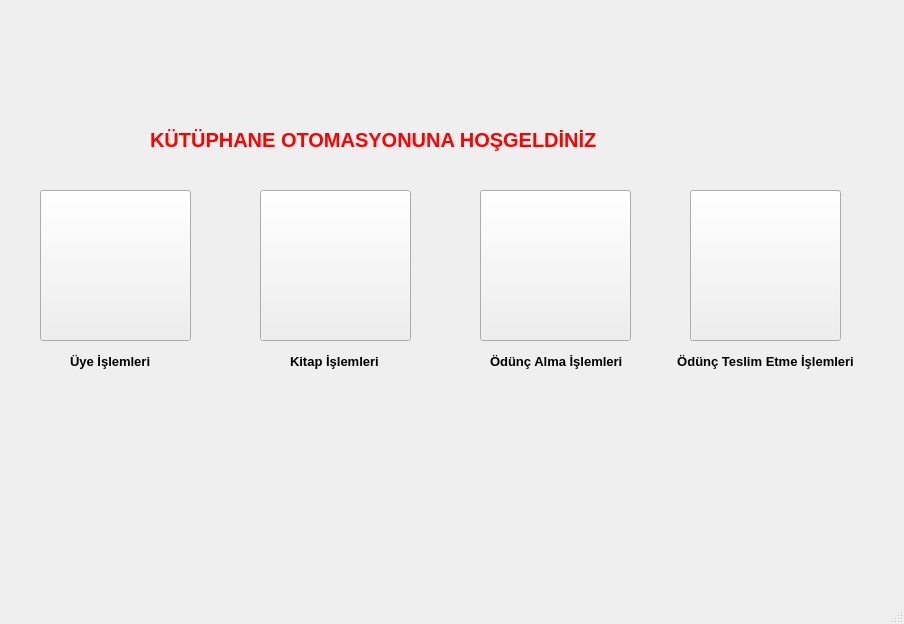
<?xml version="1.0" encoding="UTF-8"?>
<ui version="4.0">
 <class>MainWindow</class>
 <widget class="QMainWindow" name="MainWindow">
  <property name="geometry">
   <rect>
    <x>0</x>
    <y>0</y>
    <width>904</width>
    <height>624</height>
   </rect>
  </property>
  <property name="windowTitle">
   <string>MainWindow</string>
  </property>
  <widget class="QWidget" name="centralwidget">
   <widget class="QLabel" name="label_4">
    <property name="geometry">
     <rect>
      <x>490</x>
      <y>350</y>
      <width>172</width>
      <height>22</height>
     </rect>
    </property>
    <property name="font">
     <font>
      <pointsize>10</pointsize>
      <bold>true</bold>
     </font>
    </property>
    <property name="text">
     <string>Ödünç Alma İşlemleri</string>
    </property>
   </widget>
   <widget class="QPushButton" name="odunc_teslim_islemleri">
    <property name="geometry">
     <rect>
      <x>690</x>
      <y>190</y>
      <width>151</width>
      <height>151</height>
     </rect>
    </property>
    <property name="styleSheet">
     <string notr="true">image:url(:/new/image/odunc_2.jpg)</string>
    </property>
    <property name="text">
     <string/>
    </property>
   </widget>
   <widget class="QLabel" name="label">
    <property name="geometry">
     <rect>
      <x>150</x>
      <y>89</y>
      <width>550</width>
      <height>101</height>
     </rect>
    </property>
    <property name="palette">
     <palette>
      <active>
       <colorrole role="WindowText">
        <brush brushstyle="SolidPattern">
         <color alpha="255">
          <red>255</red>
          <green>0</green>
          <blue>0</blue>
         </color>
        </brush>
       </colorrole>
      </active>
      <inactive>
       <colorrole role="WindowText">
        <brush brushstyle="SolidPattern">
         <color alpha="255">
          <red>255</red>
          <green>0</green>
          <blue>0</blue>
         </color>
        </brush>
       </colorrole>
      </inactive>
      <disabled/>
     </palette>
    </property>
    <property name="font">
     <font>
      <pointsize>15</pointsize>
      <bold>true</bold>
     </font>
    </property>
    <property name="text">
     <string>KÜTÜPHANE OTOMASYONUNA HOŞGELDİNİZ</string>
    </property>
   </widget>
   <widget class="QLabel" name="label_2">
    <property name="geometry">
     <rect>
      <x>70</x>
      <y>350</y>
      <width>103</width>
      <height>22</height>
     </rect>
    </property>
    <property name="font">
     <font>
      <pointsize>10</pointsize>
      <bold>true</bold>
     </font>
    </property>
    <property name="text">
     <string>Üye İşlemleri</string>
    </property>
   </widget>
   <widget class="QPushButton" name="uye_islemleri">
    <property name="geometry">
     <rect>
      <x>40</x>
      <y>190</y>
      <width>151</width>
      <height>151</height>
     </rect>
    </property>
    <property name="styleSheet">
     <string notr="true">image:url(:/new/image/user.jpg)</string>
    </property>
    <property name="text">
     <string/>
    </property>
   </widget>
   <widget class="QLabel" name="label_3">
    <property name="geometry">
     <rect>
      <x>290</x>
      <y>350</y>
      <width>116</width>
      <height>22</height>
     </rect>
    </property>
    <property name="font">
     <font>
      <pointsize>10</pointsize>
      <bold>true</bold>
     </font>
    </property>
    <property name="text">
     <string>Kitap İşlemleri</string>
    </property>
   </widget>
   <widget class="QPushButton" name="kitap_islemleri">
    <property name="geometry">
     <rect>
      <x>260</x>
      <y>190</y>
      <width>151</width>
      <height>151</height>
     </rect>
    </property>
    <property name="styleSheet">
     <string notr="true">image:url(:/new/image/book.jpg)</string>
    </property>
    <property name="text">
     <string/>
    </property>
   </widget>
   <widget class="QPushButton" name="odunc_alma_islemleri">
    <property name="geometry">
     <rect>
      <x>480</x>
      <y>190</y>
      <width>151</width>
      <height>151</height>
     </rect>
    </property>
    <property name="styleSheet">
     <string notr="true">image:url(:/new/image/odunc_1.jpg)</string>
    </property>
    <property name="text">
     <string/>
    </property>
   </widget>
   <widget class="QLabel" name="label_5">
    <property name="geometry">
     <rect>
      <x>670</x>
      <y>350</y>
      <width>236</width>
      <height>22</height>
     </rect>
    </property>
    <property name="font">
     <font>
      <pointsize>10</pointsize>
      <bold>true</bold>
     </font>
    </property>
    <property name="text">
     <string>  Ödünç Teslim Etme İşlemleri</string>
    </property>
   </widget>
  </widget>
  <widget class="QMenuBar" name="menubar">
   <property name="geometry">
    <rect>
     <x>0</x>
     <y>0</y>
     <width>904</width>
     <height>26</height>
    </rect>
   </property>
  </widget>
  <widget class="QStatusBar" name="statusbar"/>
 </widget>
 <resources/>
 <connections/>
</ui>
